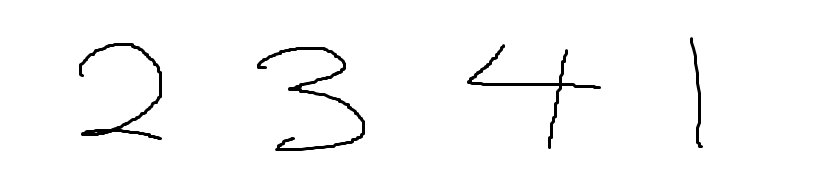
#> input picture curated_dataset/hand-drawn/2341.png, 828 x 194 px
$ python -i multidigit_classifier_ver6.py   (imports and definitions only)
#> lines starting #> are read from the running program, lines starting #| are printed output that depends on the picture; after the words box and inside, x2 and y2 are one past the last pixel; in counts of white or black regions, pixels touching at a corner belong together
import cv2
import numpy as np
from PIL import Image
import pickle
import os
import pandas as pd
import matplotlib.pyplot as plt

# [16 lines left out: function preprocess_single_digit, not called in this run]

def extract_digits_from_image(image_path, debug=False):
    """
    Extracts individual digit images from a multi-digit image using OpenCV.

    Args:
        image_path (str): Path to the multi-digit image.
        debug (bool): If True, displays intermediate images for debugging.

    Returns:
        list: A list of PIL Image objects, each representing an extracted digit.
        list: A list of bounding box coordinates (x, y, w, h) for each digit.
    """
#> called with image_path = 'curated_dataset/hand-drawn/2341.png', debug = False
    img = cv2.imread(image_path, cv2.IMREAD_GRAYSCALE)
#> img is the input picture: shape (194, 828); min 0, max 255, mean 249.7
    if img is None:
        print(f"Error: Could not read image at {image_path}")
        return [], []

    # --- 1. Preprocessing: Adaptive Thresholding and Dilation ---
    blurred = cv2.GaussianBlur(img, (5, 5), 0)
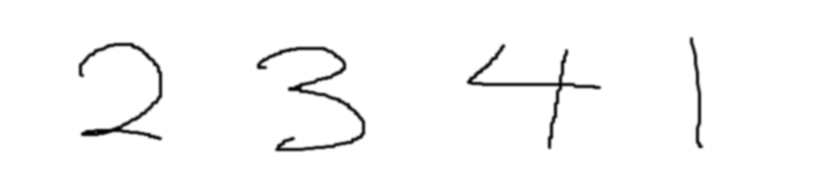
#> blurred: shape (194, 828); min 0, max 255, mean 249.7

    # Adaptive Thresholding:
    thresh = cv2.adaptiveThreshold(blurred, 255, cv2.ADAPTIVE_THRESH_GAUSSIAN_C, cv2.THRESH_BINARY_INV, 11, 2)
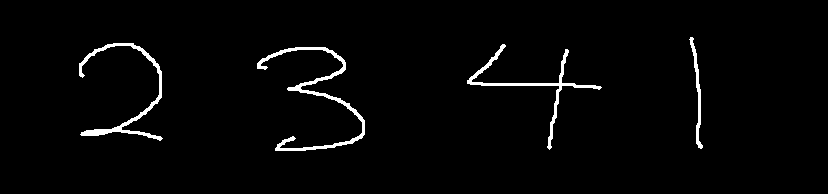
#> thresh: shape (194, 828); 2.3% white; 4 white regions, box (x1, y1, x2, y2) and area: (257, 47, 365, 151) 1311, (79, 43, 163, 141) 1037, (467, 44, 602, 150) 953, (689, 37, 703, 149) 380

    kernel = np.ones((3, 3), np.uint8)
    dilated = cv2.dilate(thresh, kernel, iterations=2) # Increased iterations for thin digits
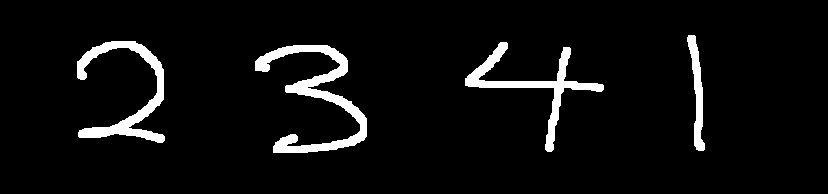
#> dilated: shape (194, 828); 5.5% white; 4 white regions

    if debug:
        # --- Visualization 1: Thresholded and Dilated Image ---
        cv2.imshow("Thresholded and Dilated", dilated)
        cv2.waitKey(0)
        cv2.destroyAllWindows()
        # --- End Visualization 1 ---

    # --- 2. Contour Detection: Improved ---
    contours, hierarchy = cv2.findContours(dilated, cv2.RETR_EXTERNAL, cv2.CHAIN_APPROX_SIMPLE)
#> contours = 4 contours; box (x1, y1, x2, y2) and area: (255, 45, 367, 153) 2786, (77, 41, 165, 143) 2153, (465, 42, 604, 152) 2018, (687, 35, 705, 151) 797

    if debug:
        # --- Visualization 2: Contours on Original Image ---
        img_with_contours = cv2.cvtColor(img, cv2.COLOR_GRAY2BGR)
        cv2.drawContours(img_with_contours, contours, -1, (0, 255, 0), 2)
        cv2.imshow("Contours on Original Image", img_with_contours)
        cv2.waitKey(0)
        cv2.destroyAllWindows()
        # --- End Visualization 2 ---

    # --- 3. Contour Filtering and Bounding Boxes: Refined ---
    digit_images = []
    digit_boxes = []

    for cnt in contours:
        x, y, w, h = cv2.boundingRect(cnt)
        # Refined filtering: Less strict
        if w > 5 and h > 10 and h / w > 0.3: # Relaxed the conditions
            digit_boxes.append((x, y, w, h))
#> this loop made 4 passes
#> (x, y, w, h) on passes 1 to 4: (255, 45, 112, 108), (465, 42, 139, 110), (77, 41, 88, 102), (687, 35, 18, 116)
#> after the loop, digit_boxes = [(255, 45, 112, 108), (465, 42, 139, 110), (77, 41, 88, 102), (687, 35, 18, 116)]

    if debug:
        # --- Visualization 3: Bounding Boxes ---
        img_with_boxes = cv2.cvtColor(img, cv2.COLOR_GRAY2BGR)
        for x, y, w, h in digit_boxes:
            cv2.rectangle(img_with_boxes, (x, y), (x + w, y + h), (0, 0, 255), 2)
        cv2.imshow("Bounding Boxes", img_with_boxes)
        cv2.waitKey(0)
        cv2.destroyAllWindows()
        # --- End Visualization 3 ---

    # --- 4. Merge Overlapping Boxes: ---
    if len(digit_boxes) > 10:  # Adjust threshold as needed
        digit_boxes = merge_overlapping_boxes(digit_boxes)

    if debug:
        # --- Visualization 4: Merged Bounding Boxes ---
        img_with_merged_boxes = cv2.cvtColor(img, cv2.COLOR_GRAY2BGR)
        for x, y, w, h in digit_boxes:
            cv2.rectangle(img_with_merged_boxes, (x, y), (x + w, y + h), (255, 0, 0), 2)
        cv2.imshow("Merged Bounding Boxes", img_with_merged_boxes)
        cv2.waitKey(0)
        cv2.destroyAllWindows()
        # --- End Visualization 4 ---

    # --- 5. Sorting (Left-to-Right) ---
    digit_boxes.sort()

    # --- 6. Digit Extraction with Padding ---
    if debug:
        img_with_padding = cv2.cvtColor(img, cv2.COLOR_GRAY2BGR)

    for x, y, w, h in digit_boxes:
        # Calculate Padding
        padding_percent = 0.2  # Increased to 20% for more padding
        padding_x = int(w * padding_percent)
        padding_y = int(h * padding_percent)

        # Adjust Bounding Box
        x_start = max(0, x - padding_x)
        y_start = max(0, y - padding_y)
        x_end = min(img.shape[1], x + w + padding_x)
        y_end = min(img.shape[0], y + h + padding_y)

        # Draw original box in red and padded box in blue
        if debug:
            cv2.rectangle(img_with_padding, (x, y), (x + w, y + h), (0, 0, 255), 1)
            cv2.rectangle(img_with_padding, (x_start, y_start), (x_end, y_end), (255, 0, 0), 1)

        # Extract Digit with Padding
        digit_roi = img[y_start:y_end, x_start:x_end]
        digit_pil = Image.fromarray(digit_roi)
        digit_images.append(digit_pil)
#> this loop made 4 passes
#> (x, y, w, h, padding_x, x_start, y_start, x_end) on passes 1 to 4: (77, 41, 88, 102, 17, 60, 21, 182), (255, 45, 112, 108, 22, 233, 24, 389), (465, 42, 139, 110, 27, 438, 20, 631), (687, 35, 18, 116, 3, 684, 12, 708)
#> pass 1, in extract_digits_from_image, `digit_roi = img[y_start:y_end, x_start:x_end]`:
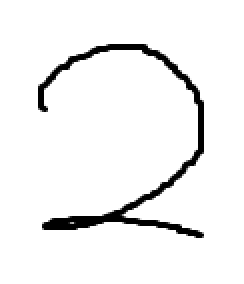
#> digit_roi: shape (142, 122) (shown 2 times larger); min 0, max 255, mean 241.1
#> pass 2, in extract_digits_from_image, `digit_roi = img[y_start:y_end, x_start:x_end]`:
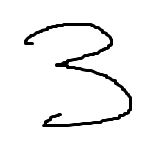
#> digit_roi: shape (150, 156); min 0, max 255, mean 242
#> pass 3, in extract_digits_from_image, `digit_roi = img[y_start:y_end, x_start:x_end]`:
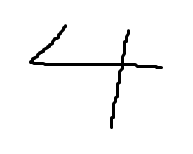
#> digit_roi: shape (154, 193); min 0, max 255, mean 247.3
#> after the loop:
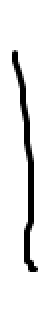
#> digit_roi: shape (162, 24) (shown 2 times larger); min 0, max 255, mean 232.5
#> after the loop, digit_images = 4 items

    if debug:
        cv2.imshow("Padding on Extracted Digits", img_with_padding)
        cv2.waitKey(0)
        cv2.destroyAllWindows()

    return digit_images, digit_boxes

# [110 lines left out: functions classify_digits, combine_predictions, load_trained_model, merge_overlapping_boxes, main, not called in this run]

# [2 lines not run here, left out]

>>> result = extract_digits_from_image('curated_dataset/hand-drawn/2341.png')

$ run again, on curated_dataset/hand-drawn/300.png
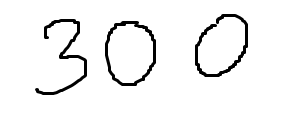
#> input picture curated_dataset/hand-drawn/300.png, 281 x 114 px
#> in extract_digits_from_image, img is the input picture: shape (114, 281); min 0, max 255, mean 241.1
#> in extract_digits_from_image, `thresh = cv2.adaptiveThreshold(blurred, 255, cv2.ADAPTIVE_THRESH_GAUSS..`:
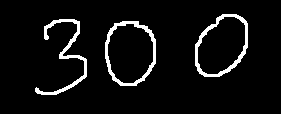
#> thresh: shape (114, 281); 6% white; 3 white regions, box (x1, y1, x2, y2) and area: (105, 21, 156, 86) 646, (35, 19, 87, 95) 639, (195, 14, 248, 77) 638
#> dilated: shape (114, 281); 14.4% white; 3 white regions
#> contours = 3 contours; box (x1, y1, x2, y2) and area: (103, 19, 158, 88) 3114, (193, 12, 250, 79) 2960, (33, 17, 89, 97) 1390
#> the loop in extract_digits_from_image, `for cnt in contours:` made 3 passes
#> (x, y, h) on passes 1 to 3: (103, 19, 69), (33, 17, 80), (193, 12, 67)
#> after the loop in extract_digits_from_image, `for cnt in contours:`: digit_boxes = [(103, 19, 55, 69), (33, 17, 56, 80), (193, 12, 57, 67)]
#> the loop in extract_digits_from_image, `for x, y, w, h in digit_boxes:` made 3 passes
#> (x, y, w, h, padding_y, x_start, y_start, x_end) on passes 1 to 3: (33, 17, 56, 80, 16, 22, 1, 100), (103, 19, 55, 69, 13, 92, 6, 169), (193, 12, 57, 67, 13, 182, 0, 261)
#> pass 3, in extract_digits_from_image, `digit_roi = img[y_start:y_end, x_start:x_end]`:
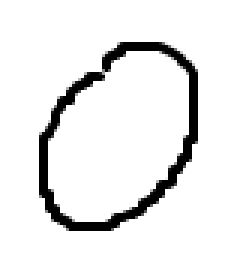
#> digit_roi: shape (92, 79) (shown 3 times larger); min 0, max 255, mean 234.5
#> after the loop in extract_digits_from_image, `for x, y, w, h in digit_boxes:`: digit_images = 3 items

$ run again, on curated_dataset/hand-drawn/666.png
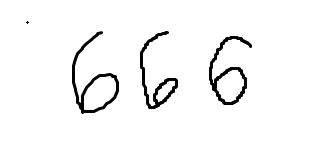
#> input picture curated_dataset/hand-drawn/666.png, 321 x 142 px
#> in extract_digits_from_image, img is the input picture: shape (142, 321); min 0, max 255, mean 244.8
#> in extract_digits_from_image, `thresh = cv2.adaptiveThreshold(blurred, 255, cv2.ADAPTIVE_THRESH_GAUSS..`:
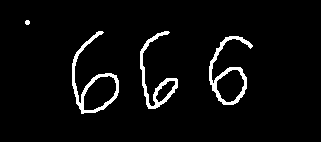
#> thresh: shape (142, 321); 4.4% white; 4 white regions, box (x1, y1, x2, y2) and area: (72, 31, 119, 114) 719, (209, 36, 253, 105) 678, (140, 31, 178, 109) 610, (25, 20, 30, 25) 21
#> dilated: shape (142, 321); 10.6% white; 4 white regions
#> contours = 4 contours; box (x1, y1, x2, y2) and area: (70, 29, 121, 116) 2090, (207, 34, 255, 107) 1856, (138, 29, 180, 111) 1372, (23, 18, 32, 27) 62
#> the loop in extract_digits_from_image, `for cnt in contours:` made 4 passes
#> (x, y, w, h) on passes 1 to 4: (207, 34, 48, 73), (138, 29, 42, 82), (70, 29, 51, 87), (23, 18, 9, 9)
#> after the loop in extract_digits_from_image, `for cnt in contours:`: digit_boxes = [(207, 34, 48, 73), (138, 29, 42, 82), (70, 29, 51, 87)]
#> the loop in extract_digits_from_image, `for x, y, w, h in digit_boxes:` made 3 passes
#> (x, y, w, h, padding_x, padding_y, x_start, y_start) on passes 1 to 3: (70, 29, 51, 87, 10, 17, 60, 12), (138, 29, 42, 82, 8, 16, 130, 13), (207, 34, 48, 73, 9, 14, 198, 20)
#> pass 3, in extract_digits_from_image, `digit_roi = img[y_start:y_end, x_start:x_end]`:
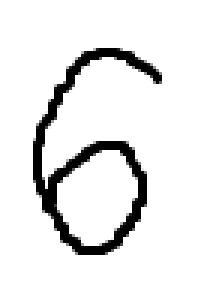
#> digit_roi: shape (101, 66) (shown 3 times larger); min 0, max 255, mean 231.1
#> after the loop in extract_digits_from_image, `for x, y, w, h in digit_boxes:`: digit_images = 3 items
